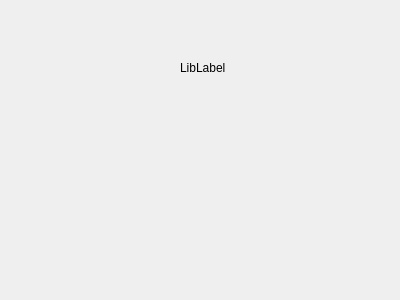
<?xml version="1.0" encoding="UTF-8"?>
<ui version="4.0">
 <class>LibWidget</class>
 <widget class="QWidget" name="LibWidget">
  <property name="geometry">
   <rect>
    <x>0</x>
    <y>0</y>
    <width>400</width>
    <height>300</height>
   </rect>
  </property>
  <property name="windowTitle">
   <string>Form</string>
  </property>
  <widget class="QLabel" name="label">
   <property name="geometry">
    <rect>
     <x>180</x>
     <y>60</y>
     <width>57</width>
     <height>15</height>
    </rect>
   </property>
   <property name="text">
    <string>LibLabel</string>
   </property>
  </widget>
 </widget>
 <resources/>
 <connections/>
</ui>
